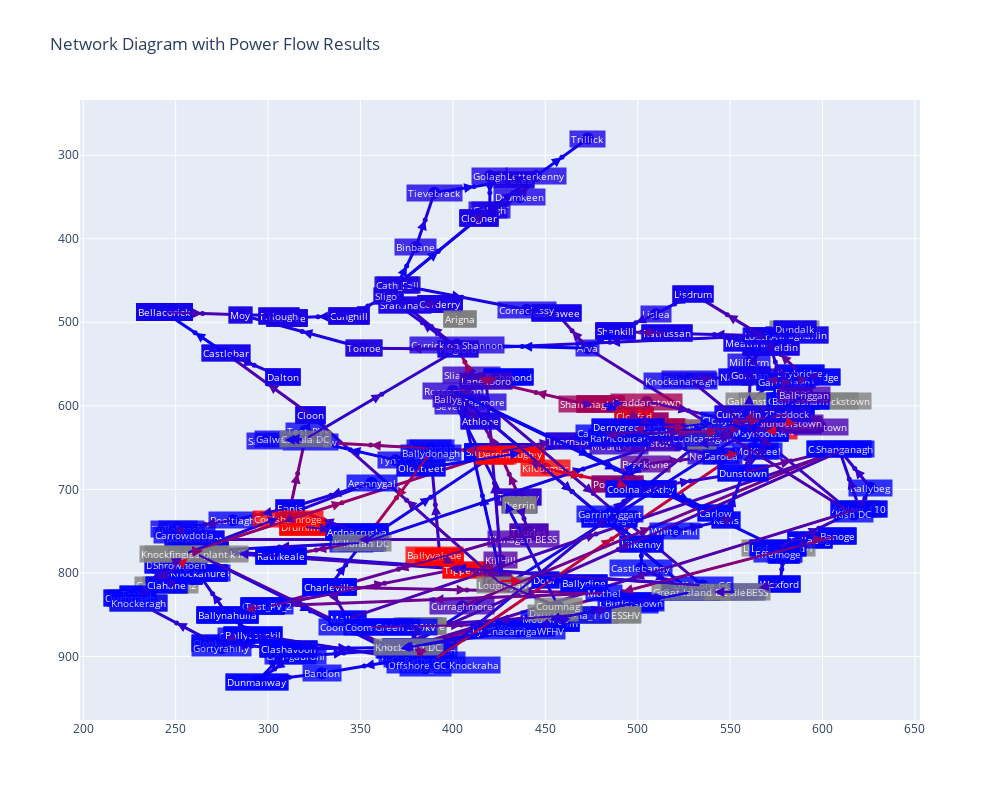

Notebook code for this chart:
### Markdown cell above
Now after obtaining branch loading and bus data, we can create a plot to better understand and maneuver through the data.

### Code cell
df_agg_final = pd.read_csv(f"Results/df_agg_final_S{maximize_solar}_W{maximize_wind}.csv")
def plot_network(results, bus_ids, cont_relevant_results):

    fig = go.Figure()

    # Prepare a color map for power flows
    def get_line_color(loading_percent):
        return np.interp(loading_percent, [0, 100], [0, 1])
    
    # Prepare a color map for node LODF
    def get_node_color(lodf_pct):
        return np.interp(lodf_pct, [0, 100], [0, 1])

    # Handle coordinates for buses, bus_names, and annotations
    adjusted_coords = {row['index']: (row['x1'], row['y1'], row['bus_names']) for i, row in net.bus.iterrows() if pd.notna(row['x1']) and pd.notna(row['y1']) and row['x1'] not in (0, '') and row['y1'] not in (0, '')}

    # Cache annotations for adding them in one go later
    annotations = []
    traces = []

    # Handle bus plotting
    for bus_id, (x, y, bus_name) in adjusted_coords.items():
        stats = df_agg_final[df_agg_final["Bus_Name"] == bus_name]
        if not stats.empty:
            cum       = stats["Cum_sOTDF"].iat[0]
            max_s     = stats["Max_sOTDF"].iat[0]
            circ_max  = stats["Circuit_Involved_max"].iat[0]
            min_s     = stats["Min_sOTDF"].iat[0]
            circ_min  = stats["Circuit_Involved_min"].iat[0]
        else:
            cum = max_s = circ_max = min_s = circ_min = "N/A"
        if isinstance(cum, (int, float, np.floating)):
            nc = get_node_color(cum)
            node_color = f'rgba({255*nc:.0f}, 0, {255*(1-nc):.0f}, 1)'
        else:
            node_color = 'rgba(128,128,128,1)'
        # Build hover‐text
        hover_text = (
            f"<b>Bus {bus_name} (ID {bus_id})</b><br>"
            f"Cum_sOTDF: {cum}<br>"
            f"Max_sOTDF: {max_s} (Circuit: {circ_max})<br>"
            f"Min_sOTDF: {min_s} (Circuit: {circ_min})"
        )

        # Add it as a marker trace
        traces.append(go.Scatter(
            x=[x], y=[y],
            text=[hover_text],
            hoverinfo="text",
            mode="markers",
            marker=dict(size=12, color="blue"),
            name=f"Bus {bus_id}"
        ))

        # Always annotate the bus name
        annotations.append(dict(
            x=x, y=y, text=bus_name,
            showarrow=False,
            font=dict(size=10, color="#ffffff"),
            bgcolor=node_color,opacity=0.8
        ))

    #Filter out zero or NaN loading
    results = results[ results['loading_percent'].ne(0)
                    & results['loading_percent'].notna() ]
    # Handle lines plotting
    for _, row in results.iterrows():
        loading_percent = row['loading_percent']
        
        # Skip plotting lines if the loading_percent is 0
        if loading_percent == 0 or pd.isna(loading_percent):
            continue
            
        from_coords = adjusted_coords.get(net.bus.loc[row['from_bus'],'old_index'])
        to_coords = adjusted_coords.get(net.bus.loc[row['to_bus'],'old_index'])

        if from_coords and to_coords:
            loading_percent = row['loading_percent']
            line_color = f'rgba({255 * get_line_color(loading_percent)}, 0, {255 * (1 - get_line_color(loading_percent))}, 1)'
            traces.append(go.Scatter(x=[from_coords[0], to_coords[0]], y=[from_coords[1], to_coords[1]],
                                     mode='lines', line=dict(color=line_color, width=3),
                                     hoverinfo='none'))

            mid_x, mid_y = (from_coords[0] + to_coords[0]) / 2, (from_coords[1] + to_coords[1]) / 2

            # Check if there's relevant contingency data
            contingency_info = cont_relevant_results[cont_relevant_results['Element Name'] == row['name']]
            if not contingency_info.empty:
                contingency_relevant_pct = contingency_info['Max Loading %'].values[0]
                cause_element_name = contingency_info['Cause Element Name'].values[0]
            else:
                contingency_relevant_pct = "N/A"
                cause_element_name = "No data"

            # Add text to display on hover only
            text_line = (f"Line {row['name']}<br>{loading_percent}% loading<br>"
                         f"{contingency_relevant_pct}% under worst N-1 scenario<br>"
                         f"Caused by: {cause_element_name}")
            
            traces.append(go.Scatter(x=[mid_x], y=[mid_y], text=[text_line], hoverinfo='text', mode='markers',
                                     marker=dict(size=5, color=line_color)))

            # Add arrow annotation for power flow direction if needed
            arrow_x, arrow_y, ax_x, ax_y = (to_coords[0], to_coords[1], from_coords[0], from_coords[1]) if row['p_from_mw'] >= 0 else (from_coords[0], from_coords[1], to_coords[0], to_coords[1])
            annotations.append(dict(x=mid_x, y=mid_y, ax=ax_x, ay=ax_y, xref="x", yref="y", axref="x", ayref="y", showarrow=True, arrowhead=2, arrowsize=1, arrowwidth=2, arrowcolor=line_color))

    # Add traces and annotations to the figure
    fig.add_traces(traces)
    fig.update_layout(annotations=annotations, title='Network Diagram with Power Flow Results', showlegend=False, width=1000, height=800, yaxis=dict(autorange='reversed'))
    fig.show()
    
#Put from and to bus into line results
df = net.res_line.reset_index().rename(columns={'index':'line_id'})

#grab exactly the in‐service metadata from net.line
meta = net.line.loc[
    net.line['in_service'],        # only in‐service rows
    ['from_bus','to_bus','name']   # as a list, not separate args
]

# merge on the shared key line_id ↔ net.line.index
results = df.merge(
    meta,
    left_on='line_id',
    right_index=True,
    how='left'
)

plot_network(results, bus_ids, contingency_output)
